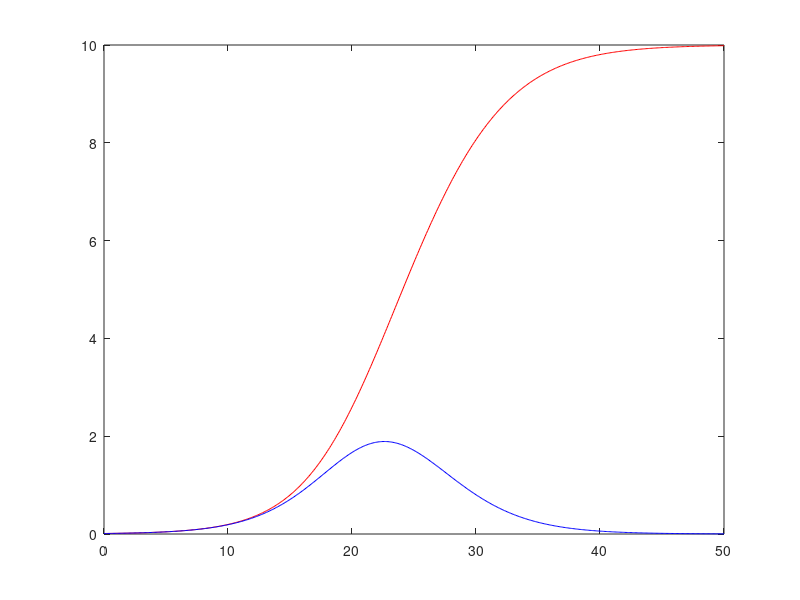

MATLAB code to generate this figure:
a1=0.03;
a2=0.03;
b1=0.003;
b2=0.006;
c1=0.0015;
c2=0.003;
x0=0.01;
y0=0.01;
num = 50;%迭代次数，观察num时间内的变化。不会影响图像形状
i=1;
ANS = [x0 y0];
for n=0:0.1:num
    xn = ANS(i,1);
    yn = ANS(i,2)
    ;
    i=i+1;
    x = xn*exp(a1-b1*xn-c1*yn);
    y = yn*exp(a2-b2*xn-c2*yn);
    ANS = [ANS;x y];
end
t=0:0.1:50;
plot(t,ANS(1:501,1),'r',t,ANS(1:501,2),'b')


%x种群：蓝色线
%y种群：红色线